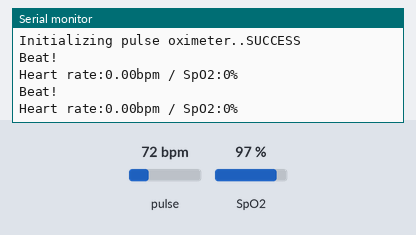
The sketch below on a simulated ESP8266 (NodeMCU). Parts: the last lines printed to the serial monitor. Inputs (shaded band) come from the test bench; at power-on: pulse 72 bpm, SpO2 97 %. WiFi joins after 1.5 s; servers stay silent unless stated.

Above: at 3.0 s.
3.1 s: pulse set to 42 bpm
At 4.5 s:
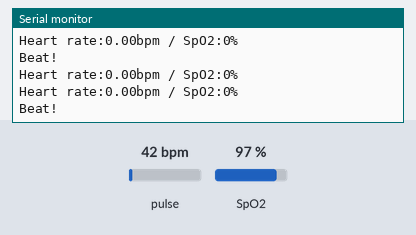
4.6 s: SpO2 set to 80 %
At 5.4 s:
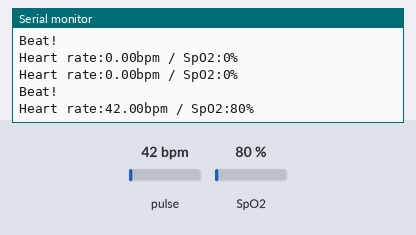
6.1 s: pulse set to 70 bpm
At 9.6 s:
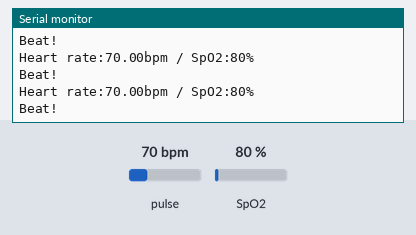
Timing chart, 0 to 11.1 s (numbered marks = the images above; inputs shaded):
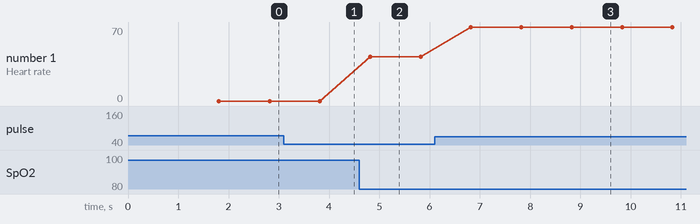

The sketch:

Pulse_SpO2.ino
```cpp
#define BLYNK_TEMPLATE_ID "TMPL3BMj8371W"
#define BLYNK_TEMPLATE_NAME "Oakridge Codefest"

#include <Wire.h>
#include "MAX30100_PulseOximeter.h"
#include <BlynkSimpleEsp8266.h>

#define REPORTING_PERIOD_MS     1000

PulseOximeter pox;


float BPM, SpO2;
uint32_t tsLastReport = 0;

char auth[] = "ioBRI8I7FtCdrxMIEJfgdPrcSZMvEW_Y";
char ssid[] = "Epik wifi";
char pass[] = "stonkstonks";

BlynkTimer timer;

void onBeatDetected() {
    Serial.println("Beat!");
}

void setup() {
    Serial.begin(9600);
    Blynk.begin(auth, ssid, pass);

    Serial.print("Initializing pulse oximeter..");

    if (!pox.begin()) {
        Serial.println("FAILED");
        for(;;);
    } else {
        Serial.println("SUCCESS");
    }


  // Configure sensor to use 7.6mA for LED drive
  pox.setIRLedCurrent(MAX30100_LED_CURR_7_6MA);

    // Register a callback routine
    pox.setOnBeatDetectedCallback(onBeatDetected);
}

void loop() {

  Blynk.run();
  timer.run();

    // Read from the sensor
    pox.update();

    // Grab the updated heart rate and SpO2 levels
    if (millis() - tsLastReport > REPORTING_PERIOD_MS) {
        Serial.print("Heart rate:");
        Serial.print(pox.getHeartRate());
        Serial.print("bpm / SpO2:");
        Serial.print(pox.getSpO2());
        Serial.println("%");

        tsLastReport = millis();

        Blynk.virtualWrite(V3, pox.getHeartRate());
        Blynk.virtualWrite(V2, pox.getSpO2());
    }
}
```

Measured:
- after the input at 4.6 s, the serial monitor: prints a new line after 0.22 s (image 2)
- after the input at 6.1 s, the serial monitor: prints a new line after 0.72 s (image 3)
- plotted number 1: 42 → 70 after the input at 6.1 s
